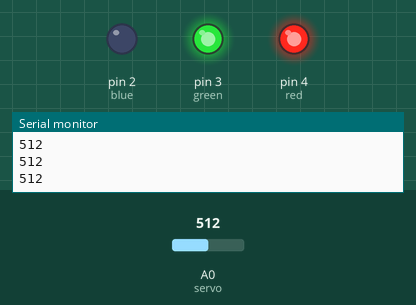
Simulated run of this sketch. Board: Arduino Uno, built with avr-gcc and run on an emulated ATmega328P. Shown: output pins drawn as LEDs (lit = HIGH), the last lines printed to the serial monitor. The inputs (shaded band) are chosen by the test bench; at power-on: A0 (servo) = 512.

Above: at 1.2 s.
1.3 s: A0 (servo) set to 474
At 1.6 s:
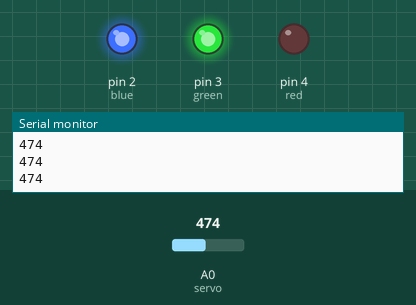
2.8 s: A0 (servo) set to 610
At 4.0 s:
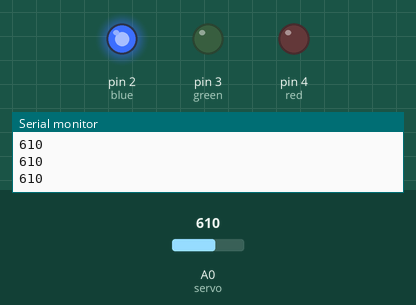
4.3 s: A0 (servo) set to 586
At 5.1 s:
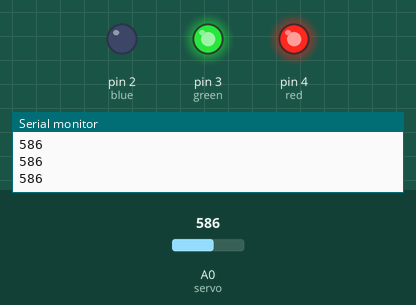
5.8 s: A0 (servo) set to 716
At 6.3 s:
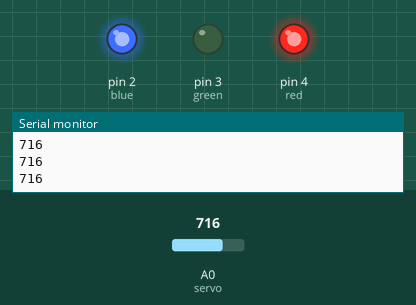
7.3 s: A0 (servo) set to 590
At 8.6 s:
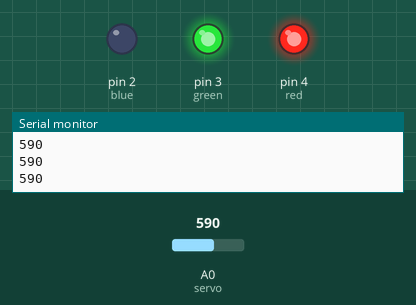
Timing chart, 0 to 9.8 s (numbered marks = the images above; inputs shaded):
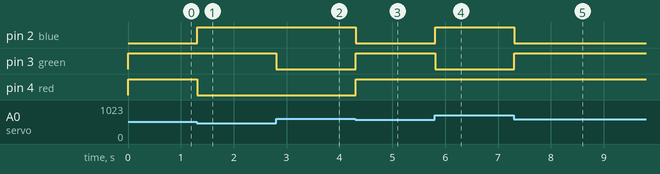

The sketch:

analog_read.ino
```cpp
int servo=A0;
int read;
int blue=2;
int green=3;
int red=4;
int led=12;

void setup() {
  // put your setup code here, to run once:
Serial.begin(9600);
pinMode(servo,INPUT);
pinMode(blue,OUTPUT);
pinMode(red,OUTPUT);
pinMode(green,OUTPUT);
}

void loop() {
  // put your main code here, to run repeatedly:
read=analogRead(servo);
Serial.println(read);


digitalWrite(led,HIGH);

if(read>600){

  digitalWrite(green,LOW);
  digitalWrite(blue,HIGH);
}

else if(read<490){
  digitalWrite(red,LOW);
   digitalWrite(blue,HIGH);
}

else{
  digitalWrite(blue,LOW);
  digitalWrite(red,HIGH);
  digitalWrite(green,HIGH);
}
}
```

Measured:
- the behaviour switches between 490 and 489 on A0 (servo) (found by bisection; images 0 and 1)
- the behaviour switches between 601 and 600 on A0 (servo) (found by bisection; images 2 and 3)
- after the input at 1.3 s, pin 2 (blue): LOW → HIGH at once; pin 4 (red): HIGH → LOW at once
- after the input at 2.8 s, pin 3 (green): HIGH → LOW at once
- after the input at 4.3 s, pin 2 (blue): HIGH → LOW at once; pin 3 (green), pin 4 (red): LOW → HIGH at once
- after the input at 5.8 s, pin 2 (blue): LOW → HIGH at once; pin 3 (green): HIGH → LOW at once
- after the input at 7.3 s, pin 2 (blue): HIGH → LOW at once; pin 3 (green): LOW → HIGH at once
